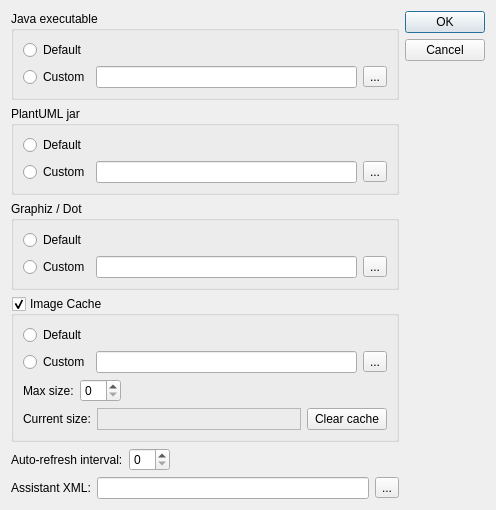
<?xml version="1.0" encoding="UTF-8"?>
<ui version="4.0">
 <class>PreferencesDialog</class>
 <widget class="QDialog" name="PreferencesDialog">
  <property name="geometry">
   <rect>
    <x>0</x>
    <y>0</y>
    <width>496</width>
    <height>496</height>
   </rect>
  </property>
  <property name="windowTitle">
   <string>Preferences</string>
  </property>
  <layout class="QHBoxLayout" name="horizontalLayout">
   <item>
    <layout class="QVBoxLayout" name="verticalLayout_5">
     <item>
      <widget class="QGroupBox" name="groupBox">
       <property name="title">
        <string>Java executable</string>
       </property>
       <layout class="QVBoxLayout" name="verticalLayout">
        <item>
         <widget class="QRadioButton" name="defaultJavaRadio">
          <property name="text">
           <string>Default</string>
          </property>
         </widget>
        </item>
        <item>
         <layout class="QHBoxLayout" name="horizontalLayout_3">
          <item>
           <widget class="QRadioButton" name="custonJavaRadio">
            <property name="text">
             <string>Custom</string>
            </property>
           </widget>
          </item>
          <item>
           <widget class="QLineEdit" name="customJavaPathEdit"/>
          </item>
          <item>
           <widget class="QToolButton" name="customJavaPathButton">
            <property name="text">
             <string>...</string>
            </property>
           </widget>
          </item>
         </layout>
        </item>
       </layout>
      </widget>
     </item>
     <item>
      <widget class="QGroupBox" name="groupBox_2">
       <property name="title">
        <string>PlantUML jar</string>
       </property>
       <layout class="QVBoxLayout" name="verticalLayout_2">
        <item>
         <widget class="QRadioButton" name="defaultPlatUmlRadio">
          <property name="text">
           <string>Default</string>
          </property>
         </widget>
        </item>
        <item>
         <layout class="QHBoxLayout" name="horizontalLayout_4">
          <item>
           <widget class="QRadioButton" name="customPlantUmlRadio">
            <property name="text">
             <string>Custom</string>
            </property>
           </widget>
          </item>
          <item>
           <widget class="QLineEdit" name="customPlantUmlEdit"/>
          </item>
          <item>
           <widget class="QToolButton" name="customPlantUmlButton">
            <property name="text">
             <string>...</string>
            </property>
           </widget>
          </item>
         </layout>
        </item>
       </layout>
      </widget>
     </item>
     <item>
      <widget class="QGroupBox" name="groupBox_3">
       <property name="title">
        <string>Graphiz / Dot</string>
       </property>
       <layout class="QVBoxLayout" name="verticalLayout_3">
        <item>
         <widget class="QRadioButton" name="defaultGraphizRadio">
          <property name="text">
           <string>Default</string>
          </property>
         </widget>
        </item>
        <item>
         <layout class="QHBoxLayout" name="horizontalLayout_5">
          <item>
           <widget class="QRadioButton" name="customGraphizRadio">
            <property name="text">
             <string>Custom</string>
            </property>
           </widget>
          </item>
          <item>
           <widget class="QLineEdit" name="customGraphizEdit"/>
          </item>
          <item>
           <widget class="QToolButton" name="customGraphizButton">
            <property name="text">
             <string>...</string>
            </property>
           </widget>
          </item>
         </layout>
        </item>
       </layout>
      </widget>
     </item>
     <item>
      <widget class="QGroupBox" name="groupBox_4">
       <property name="title">
        <string>Image Cache</string>
       </property>
       <property name="checkable">
        <bool>true</bool>
       </property>
       <layout class="QVBoxLayout" name="verticalLayout_4">
        <item>
         <widget class="QRadioButton" name="defaultCacheRadio">
          <property name="text">
           <string>Default</string>
          </property>
         </widget>
        </item>
        <item>
         <layout class="QHBoxLayout" name="horizontalLayout_6">
          <item>
           <widget class="QRadioButton" name="customCacheRadio">
            <property name="text">
             <string>Custom</string>
            </property>
           </widget>
          </item>
          <item>
           <widget class="QLineEdit" name="customCacheEdit"/>
          </item>
          <item>
           <widget class="QToolButton" name="customCacheButton">
            <property name="text">
             <string>...</string>
            </property>
           </widget>
          </item>
         </layout>
        </item>
        <item>
         <layout class="QHBoxLayout" name="horizontalLayout_7">
          <item>
           <widget class="QLabel" name="label_9">
            <property name="text">
             <string>Max size:</string>
            </property>
           </widget>
          </item>
          <item>
           <widget class="QSpinBox" name="cacheMaxSize"/>
          </item>
          <item>
           <spacer name="horizontalSpacer_3">
            <property name="orientation">
             <enum>Qt::Horizontal</enum>
            </property>
            <property name="sizeHint" stdset="0">
             <size>
              <width>40</width>
              <height>20</height>
             </size>
            </property>
           </spacer>
          </item>
         </layout>
        </item>
        <item>
         <layout class="QHBoxLayout" name="horizontalLayout_8">
          <item>
           <widget class="QLabel" name="label_7">
            <property name="text">
             <string>Current size:</string>
            </property>
           </widget>
          </item>
          <item>
           <widget class="QLabel" name="cacheCurrentSizeLabel">
            <property name="sizePolicy">
             <sizepolicy hsizetype="Preferred" vsizetype="Preferred">
              <horstretch>1</horstretch>
              <verstretch>0</verstretch>
             </sizepolicy>
            </property>
            <property name="frameShape">
             <enum>QFrame::StyledPanel</enum>
            </property>
            <property name="frameShadow">
             <enum>QFrame::Sunken</enum>
            </property>
            <property name="text">
             <string/>
            </property>
           </widget>
          </item>
          <item>
           <widget class="QPushButton" name="clearCacheButton">
            <property name="sizePolicy">
             <sizepolicy hsizetype="Fixed" vsizetype="Fixed">
              <horstretch>0</horstretch>
              <verstretch>0</verstretch>
             </sizepolicy>
            </property>
            <property name="text">
             <string>Clear cache</string>
            </property>
           </widget>
          </item>
         </layout>
        </item>
       </layout>
      </widget>
     </item>
     <item>
      <layout class="QHBoxLayout" name="horizontalLayout_10">
       <item>
        <widget class="QLabel" name="label_3">
         <property name="text">
          <string>Auto-refresh interval:</string>
         </property>
        </widget>
       </item>
       <item>
        <widget class="QSpinBox" name="autoRefreshSpin"/>
       </item>
       <item>
        <spacer name="horizontalSpacer">
         <property name="orientation">
          <enum>Qt::Horizontal</enum>
         </property>
         <property name="sizeHint" stdset="0">
          <size>
           <width>40</width>
           <height>20</height>
          </size>
         </property>
        </spacer>
       </item>
      </layout>
     </item>
     <item>
      <layout class="QHBoxLayout" name="horizontalLayout_9">
       <item>
        <widget class="QLabel" name="label_4">
         <property name="text">
          <string>Assistant XML:</string>
         </property>
        </widget>
       </item>
       <item>
        <widget class="QLineEdit" name="assistantXmlEdit"/>
       </item>
       <item>
        <widget class="QToolButton" name="assistantXmlButton">
         <property name="text">
          <string>...</string>
         </property>
        </widget>
       </item>
      </layout>
     </item>
     <item>
      <spacer name="verticalSpacer_2">
       <property name="orientation">
        <enum>Qt::Vertical</enum>
       </property>
       <property name="sizeHint" stdset="0">
        <size>
         <width>20</width>
         <height>40</height>
        </size>
       </property>
      </spacer>
     </item>
    </layout>
   </item>
   <item>
    <layout class="QVBoxLayout" name="verticalLayout_6">
     <item>
      <widget class="QDialogButtonBox" name="buttonBox">
       <property name="sizePolicy">
        <sizepolicy hsizetype="Fixed" vsizetype="Fixed">
         <horstretch>0</horstretch>
         <verstretch>0</verstretch>
        </sizepolicy>
       </property>
       <property name="orientation">
        <enum>Qt::Vertical</enum>
       </property>
       <property name="standardButtons">
        <set>QDialogButtonBox::Cancel|QDialogButtonBox::Ok</set>
       </property>
      </widget>
     </item>
     <item>
      <spacer name="verticalSpacer">
       <property name="orientation">
        <enum>Qt::Vertical</enum>
       </property>
       <property name="sizeHint" stdset="0">
        <size>
         <width>20</width>
         <height>40</height>
        </size>
       </property>
      </spacer>
     </item>
    </layout>
   </item>
  </layout>
 </widget>
 <resources/>
 <connections>
  <connection>
   <sender>buttonBox</sender>
   <signal>accepted()</signal>
   <receiver>PreferencesDialog</receiver>
   <slot>accept()</slot>
   <hints>
    <hint type="sourcelabel">
     <x>248</x>
     <y>254</y>
    </hint>
    <hint type="destinationlabel">
     <x>157</x>
     <y>274</y>
    </hint>
   </hints>
  </connection>
  <connection>
   <sender>buttonBox</sender>
   <signal>rejected()</signal>
   <receiver>PreferencesDialog</receiver>
   <slot>reject()</slot>
   <hints>
    <hint type="sourcelabel">
     <x>316</x>
     <y>260</y>
    </hint>
    <hint type="destinationlabel">
     <x>286</x>
     <y>274</y>
    </hint>
   </hints>
  </connection>
 </connections>
</ui>
